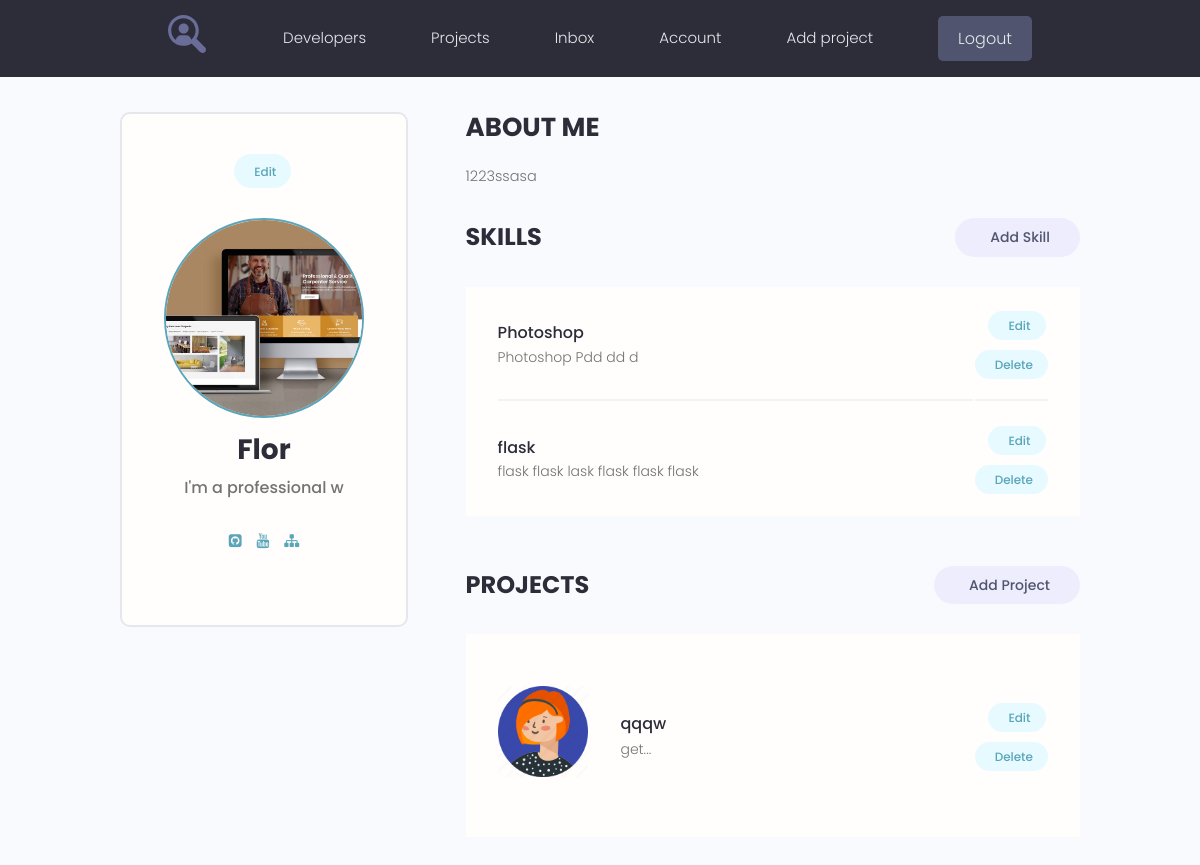
The page /account/ (signed in) on the database as committed earlier.
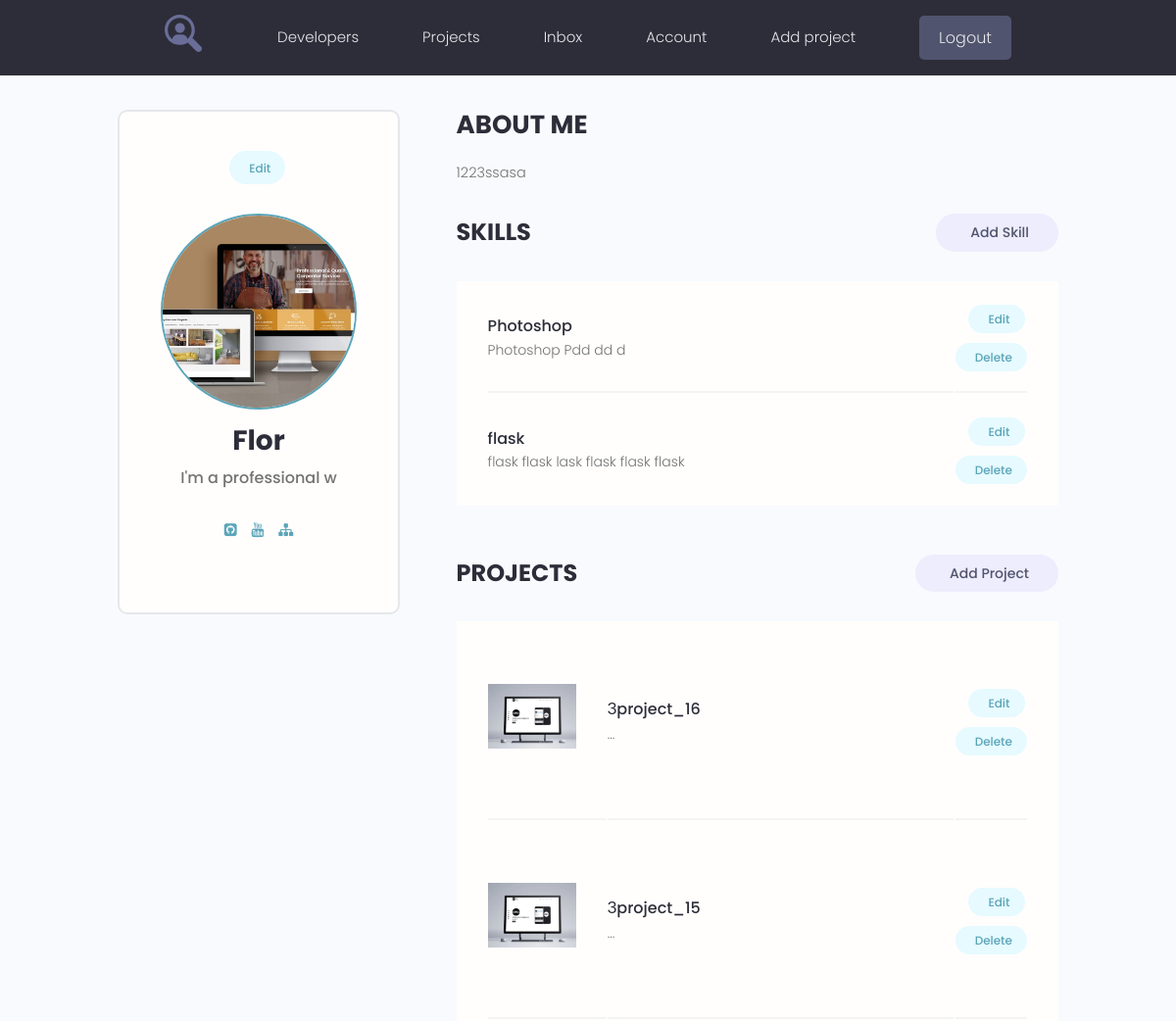
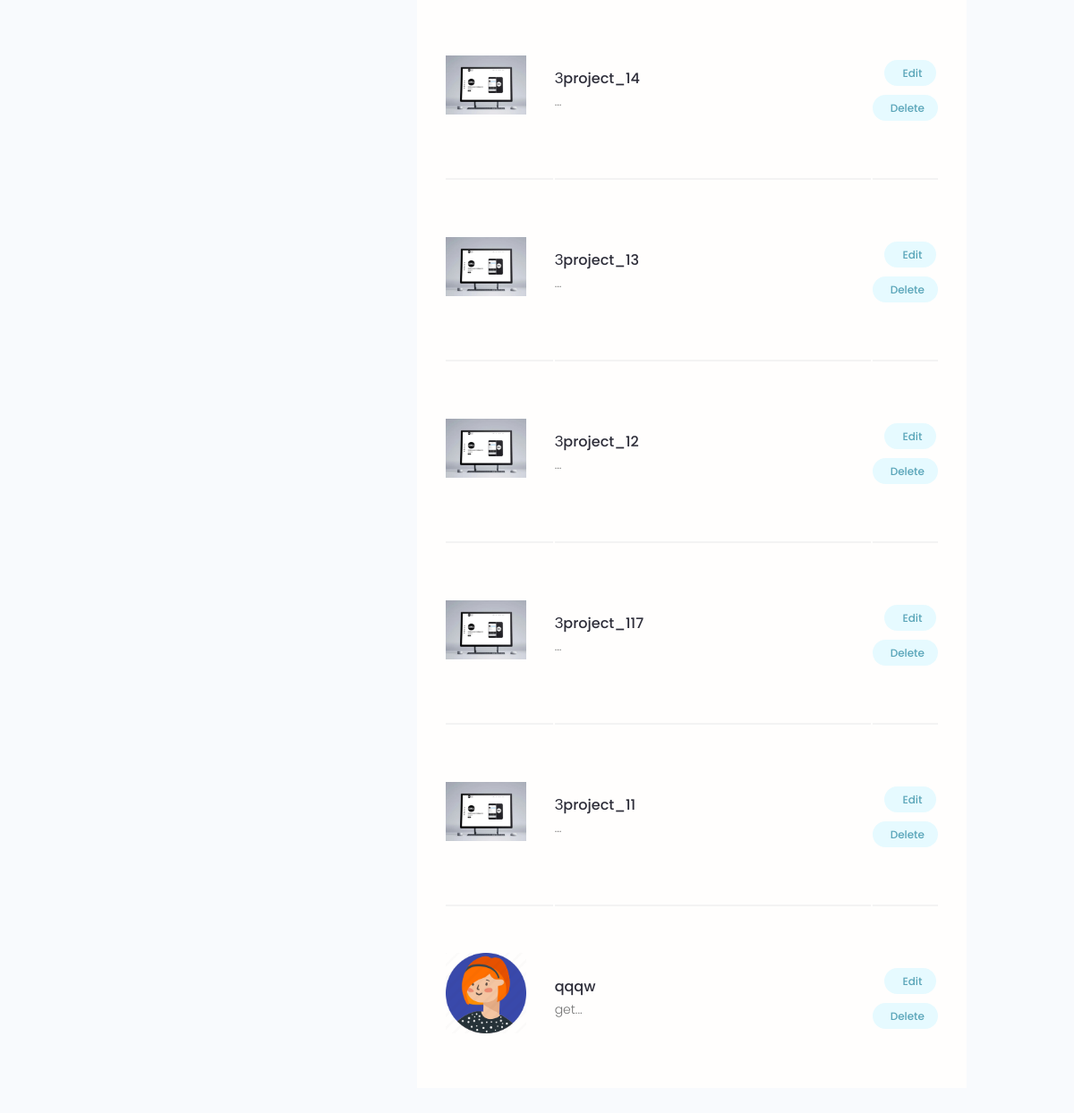
The same page on the database as committed later (2 pictures, top to bottom).
### users/models.py (models this page shows, shortened)
class Profile(models.Model):
    user = models.OneToOneField(User, on_delete=models.CASCADE, null=True, blank=True)  # связь один ко одному
    name = models.CharField(max_length=200, null=True, blank=True)
    email = models.EmailField(max_length=500, null=True, blank=True)
    username = models.CharField(max_length=200, null=True, blank=True)
    short_intro = models.CharField(max_length=200, null=True, blank=True)
    bio = models.TextField(null=True, blank=True)
    profile_image = models.ImageField(upload_to="profiles/", default="profiles/user-default.png", null=True, blank=True)
    social_github = models.CharField(max_length=200, null=True, blank=True)
    social_youtube = models.CharField(max_length=200, null=True, blank=True)
    social_website = models.CharField(max_length=200, null=True, blank=True)
    created = models.DateTimeField(auto_now_add=True)

class Skill(models.Model):
    owner = models.ForeignKey(Profile, on_delete=models.CASCADE, null=True, blank=True)
    name = models.CharField(max_length=200, null=True, blank=True)
    description = models.TextField(null=True, blank=True)
    created = models.DateTimeField(auto_now_add=True)

### projects/models.py (models this page shows, shortened)
class Project(models.Model):
    owner = models.ForeignKey(Profile, on_delete=models.SET_NULL, null=True, blank=True)
    title = models.CharField(max_length=200)
    description = models.TextField(null=True, blank=True)
    feature_images = models.ImageField(upload_to="projects/%Y/%m/%d/", blank=True, default="default.jpg")
    demo_link = models.CharField(max_length=2000, blank=True)
    source_link = models.CharField(max_length=2000, blank=True)
    tags = models.ManyToManyField('Tag', blank=True)
    vote_total = models.IntegerField(default=0, blank=True)
    vote_rating = models.IntegerField(default=0, blank=True)
    created = models.DateTimeField(auto_now_add=True)
    class Meta:
        ordering = ['-vote_rating', '-vote_total', '-title']

### users/views.py (the view)
# urls.py: path('account/', views.user_account, name='account'),
@login_required(login_url='login')
def user_account(request):
    prof = request.user.profile
    skills = prof.skill_set.all()
    projects = prof.project_set.all()
    context = {
        'profile': prof,
        'skills': skills,
        'projects': projects,
    }
    return render(request, 'users/account.html', context)

### users/templates/users/account.html (shortened to what this page needs)
{% extends 'projects/base.html' %}
{% load static %}
{% block content %}
  <main class="settingsPage profile my-md">
    <div class="container">
      <div class="layout">
        <div class="column column--1of3">
          <div class="card text-center">
            <div class="card__body dev">
              <a class="tag tag--pill tag--main settings__btn" href="{% url 'edit-account' %}"> Edit</a>
              <img class="avatar avatar--xl dev__avatar" src="{{ profile.profile_image.url }}" />
              <h2 class="dev__name">{{ profile.name }}</h2>
              <p class="dev__title">{{ profile.short_intro }}</p>
             <ul class="dev__social">
                {% if profile.social_github %}
                <li>
                  <a title="Github" href="{{ profile.social_github }}" target="_blank"><i class="fa fa-github-square"></i></a>
                </li>
                {% endif %}
                {% if profile.social_youtube %}
                <li>
                  <a title="Youtube" href="{{ profile.social_youtube }}" target="_blank"><i class="fa fa-youtube"></i></a>
                </li>
                {% endif %}
                {% if profile.social_website %}
                <li>
                  <a title="Personal Website" href="{{ profile.social_website }}" target="_blank"><i class="fa fa-sitemap"></i></a>
                </li>
                {% endif %}
              </ul>
            </div>
          </div>
        </div>
        <div class="column column--2of3">
          <div class="devInfo">
            <h3 class="devInfo__title">About Me</h3>
            <p class="devInfo__about">
              {{ profile.bio }}
            </p>
          </div>
          <div class="settings">
            <h3 class="settings__title">Skills</h3>
            <a class="tag tag--pill tag--sub settings__btn tag--lg" href="{% url 'create-skill' %}"> Add Skill</a>
          </div>
          <table class="settings__table">
            {% for skil in skills %}
            <tr>
              <td class="settings__tableInfo">
                <h4>{{ skil.name }}</h4>
                <p>
             {{ skil.description }}
                </p>
              </td>
              <td class="settings__tableActions">
                <a class="tag tag--pill tag--main settings__btn" href="{% url 'update-skill' skil.id %}"> Edit</a>
                <a class="tag tag--pill tag--main settings__btn" href="{% url 'delete-skill' skil.id %}">
                  Delete</a>
              </td>
            </tr>
            {% endfor %}
          </table>
          <div class="settings">
            <h3 class="settings__title">Projects</h3>
            <a class="tag tag--pill tag--sub settings__btn tag--lg" href="{% url 'create_project'%}"> Add Project</a>
          </div>
          <table class="settings__table">
            {% for project in projects %}
            <tr>
              <td class="settings__thumbnail">
                <a href="{% url 'project' project.id %}"><img src="{{ project.feature_images.url }}" alt="Project Thumbnail" /></a>
              </td>
              <td class="settings__tableInfo">
                <a href="{% url 'project' project.id %}">{{ project.title}}</a>
                <p>
                 {{ project.description|slice:"150"}}...
                </p>
              </td>
              <td class="settings__tableActions">
                <a class="tag tag--pill tag--main settings__btn" href="{% url 'update_project' project.id %}"> Edit</a>
                <a class="tag tag--pill tag--main settings__btn" href="{% url 'delete_project' project.id %}">
                  Delete</a>
              </td>
            </tr>
            {% endfor%}
          </table>
        </div>
      </div>
    </div>
  </main>
{% endblock %}

### projects/templates/projects/base.html (shortened to what this page needs)
<!DOCTYPE html>
{% load static %}
<html lang="ru">
<head>
   <link rel="stylesheet" href="https://maxcdn.bootstrapcdn.com/font-awesome/4.5.0/css/font-awesome.min.css">
  <link rel="stylesheet" href="{% static 'uikit/styles/uikit.css' %}" />
  <link rel="stylesheet" href="{% static 'styles/app.css' %}" />
</head>
<body>
{% include 'projects/navbar.html' %}
{% block content %}
{% endblock %}
</body>
</html>

### projects/templates/projects/navbar.html (shortened to what this page needs)
<header class="header">
    {% load static %}
    <div class="container container--narrow">
        <a href="/" class="header__logo">
            <img src="{% static 'images/logo.svg' %}" alt="DevSearch Logo"/>
        </a>
        <nav class="header__nav">
            <ul class="header__menu">
                <li class="header__menuItem"><a href="{% url 'profiles' %}">Developers</a></li>
                <li class="header__menuItem"><a href="{% url 'projects' %}">Projects</a></li>
                {% if request.user.is_authenticated %}
                <li class="header__menuItem"><a href="{% url 'inbox' %}">Inbox</a></li>
                <li class="header__menuItem"><a href="{% url 'account' %}">Account</a></li>
                <li class="header__menuItem"><a href="{% url 'create_project' %}">Add project</a></li>
                <li class="header__menuItem"><a href="{% url 'logout'%}" class="btn btn--sub">Logout</a></li>
                {% else %}
                <li class="header__menuItem"><a href="{%url 'login'%}" class="btn btn--sub">Login/Sign Up</a></li>
                {% endif %}
            </ul>
        </nav>
    </div>
</header>

### projects/static/styles/app.css (style rules this page uses)
:root { --color-sub: #2d2d39; }
.btn--sub { background-color: var(--color-sub-light); }
.card { border: 2px solid var(--color-light); }
img { width: 100%; }
.header { position: sticky; z-index: 111; background-color: var(--color-sub); padding: 1.5rem 0; }
.header > .container { display: flex; justify-content: space-between; align-items: center; }
.header__logo > img { height: 3.8rem; }
.header__nav > ul { display: inline-flex; align-items: center; list-style: none; gap: 6.5rem; }
.header__menuItem > a { color: var(--color-light); font-weight: 300; }
.profile .card > .dev { padding: 4rem; }
.dev__avatar { display: block; margin: auto; }
.dev__name { color: var(--color-sub); font-size: 2.8rem; font-weight: 700; margin-top: 1rem; margin-bottom: 0.5rem; }
.dev__title { font-size: 1.6rem; font-weight: 500; line-height: 1.3; }
.dev__social { margin: 3rem 0; list-style: none; display: flex; justify-content: center; gap: 1.5rem; }
.devInfo { margin-bottom: 3rem; }
.devInfo__title, .devInfo__subtitle { font-size: 2.6rem; color: var(--color-sub); text-transform: uppercase; font-weight: 700; margin-bottom: 1.5rem; }
.devInfo__about, .devSkill__info { font-size: 1.45rem; line-height: 1.7; text-align: justify; }
.settingsPage .dev > .settings__btn { display: inline-block; margin-bottom: 3rem; }
.settings { display: flex; justify-content: space-between; align-items: center; }
.settings__title { font-size: 2.4rem; text-transform: uppercase; font-weight: 700; color: var(--color-sub); }
.settings__table { margin-top: 3rem; margin-bottom: 5rem; padding: 0 3rem; background: var(--color-white); }
.settings__table tr { width: 100%; }
.settings__table tr > td { padding: 2rem 0; }
.settings__table tr:not(:last-child) td { border-bottom: 2px solid var(--color-white-light); }
.settings__thumbnail { width: 23%; min-width: 10rem; }
.settings__thumbnail img { padding-right: 3rem; height: 15rem; object-fit: contain; }
.settings__tableInfo { width: 100%; }
.settings__tableInfo h4, .settings__tableInfo a { padding-right: 1rem; width: auto; font-size: 1.6rem; font-weight: 500; color: var(--color-sub); }
.settings__tableInfo p { font-size: 1.4rem; }
.settings__tableActions { text-align: right; }

### projects/static/uikit/styles/modules/_variables.css (style rules this page uses)
:root { --color-main: #5aa5b9; --color-main-light: #e6faff; --color-sub: #3f4156; --color-sub-light: #51546e; --color-sub-lighter: #ededfd; --color-text: #737373; --color-gray: #8b8b8b; --color-light: #e5e7eb; --color-light-gray: #767676; --color-bg: #f8fafd; --color-white: #fffefd; --color-white-light: #f3f3f3; --color-success: #359e64; --color-success-bg: #def8e8; --color-error: #fc4b0b; --color-error-bg: #fff2ee; --font-base: 'Poppins', arial, helvetica, 'Segoe UI', roboto, ubuntu, sans-serif; --font-monospace: 'Fira Code', 'Courier New', courier, monospace; --font-regular: 300; --font-medium: 500; --font-bold: 700; --generic-shadow: 1px 1px 5px #00000010; --generic-transition: all 0.3s ease-in-out; }

### projects/static/uikit/styles/modules/_base.css (style rules this page uses)
* { margin: 0; padding: 0; box-sizing: border-box; text-rendering: optimizeLegibility; color: inherit; font-size: inherit; }
html { font-size: 50%; }
@media only screen and (min-width: 480px) { html { font-size: 56.25%; } }
@media only screen and (min-width: 1200px) { html { font-size: 62.5%; } }
body { line-height: 1.6; font-weight: 400; font-size: 1.5rem; color: var(--color-text); background-color: var(--color-bg); min-height: 100vh; }

### projects/static/uikit/styles/modules/_typography.css (style rules this page uses)
* { font-family: var(--font-base); }
h2 { font-size: 3.6rem; font-weight: var(--font-bold); }
h3 { font-size: 3.2rem; font-weight: var(--font-medium); }
h4 { font-size: 2.8rem; font-weight: var(--font-medium); }
p, span, strong { font-size: 1.6rem; color: var(--color-text); font-weight: var(--font-regular); }
a { padding-bottom: 2px; text-decoration: none; display: inline-block; color: var(--color-main); font-weight: var(--font-medium); }

### projects/static/uikit/styles/modules/_utilities.css (style rules this page uses)
.container { width: 92%; max-width: 165rem; margin: 0 auto; box-sizing: border-box; }
.container--narrow { width: 92%; max-width: 120rem; }
@media screen and (min-width: 1000px) { .container { width: 90%; } }
@media screen and (min-width: 1000px) { .container--narrow { width: 85%; } }
@media screen and (min-width: 1200px) { .container { width: 80%; } }
@media screen and (min-width: 1200px) { .container--narrow { width: 72%; } }
.text-center { text-align: center; }
.my-md { margin: 3rem auto; }

### projects/static/uikit/styles/modules/_avatar.css (style rules this page uses)
.avatar { border-radius: 50%; border: 2px solid var(--color-main); object-fit: cover; }
.avatar--xl { height: 20rem; width: 20rem; }

Rows that differ between the two databases and show on the page:
added Project: feature_images (placeholder picture), title "Зproject_16"
added Project: feature_images (placeholder picture), title "Зproject_15"
added Project: feature_images (placeholder picture), title "Зproject_14"
added Project: feature_images (placeholder picture), title "Зproject_13"
added Project: feature_images (placeholder picture), title "Зproject_12"
added Project: feature_images (placeholder picture), title "Зproject_117"
added Project: feature_images (placeholder picture), title "Зproject_11"
